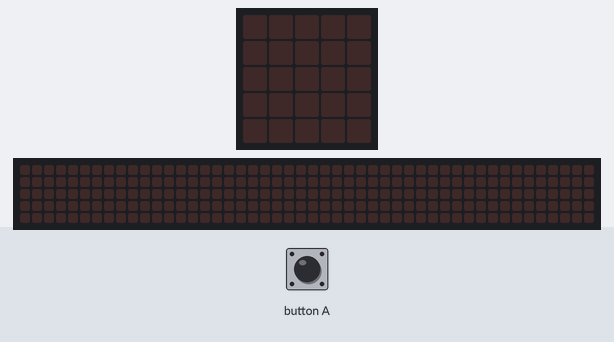
This program was run on a simulated BBC micro:bit (MakeCode). Parts: the board's 5×5 LED display, a strip that is not on the board, showing the scrolling text unrolled. The test bench sets the inputs (shaded band). The 48×5 strip is a reading aid, not a part: it shows the text the display is scrolling, unrolled, one strip-width of it at a time.

Above: at 1.2 s.
1.3 s: button A pressed for 0.15 s
At 1.8 s:
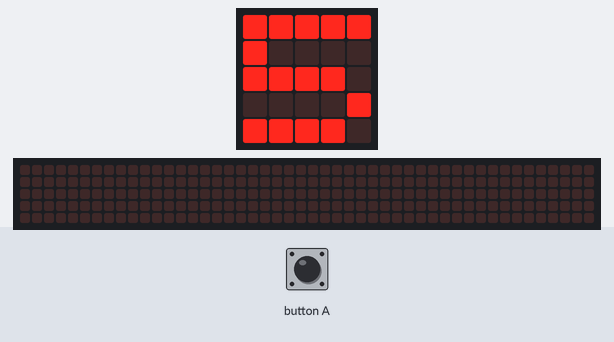
At 8.52 s:
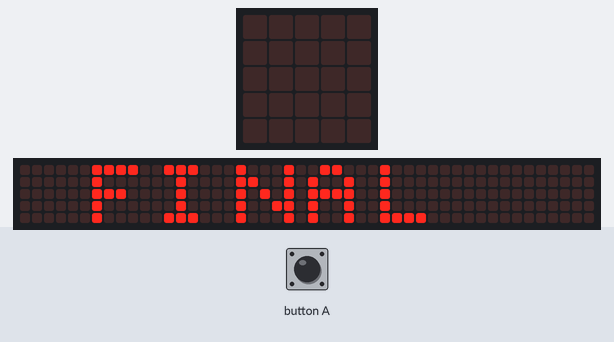
10.4 s: button A pressed for 0.15 s
At 16.2 s:
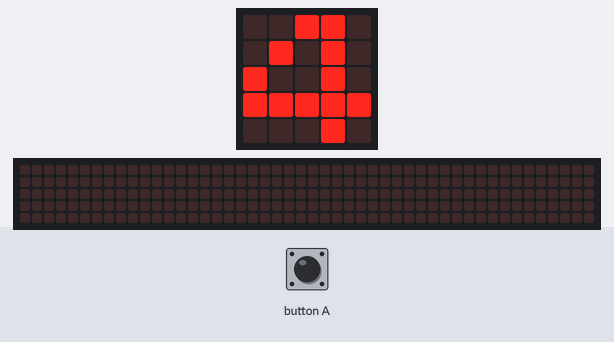
Timing chart, 0 to 17.7 s (numbered marks = the images above; inputs shaded):
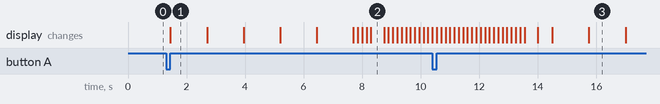

Measured:
- after the input at 1.3 s, the display: changes after 0.15 s (image 1)
- after the input at 10.4 s, the display: first differs from a run without the input after 4.1 s (image 3 shows a later state)
- what the display in image 1 shows lasts 1.2 s, from 1.5 s to 2.7 s
- what the display in image 2 shows lasts 0.5 s, from 8.3 s to 8.8 s

The program:

13_contador_while.py
```python
#contador del 1 al 5 usando while y boton A

def on_button_pressed_a():

    i = 5
    while i >=1:
        basic.show_number(i)
        basic.pause(500)
        i = i - 1
    basic.show_string(" FINAL")
    basic.pause(500)
    basic.clear_screen()

input.on_button_pressed(Button.A, on_button_pressed_a)
```
